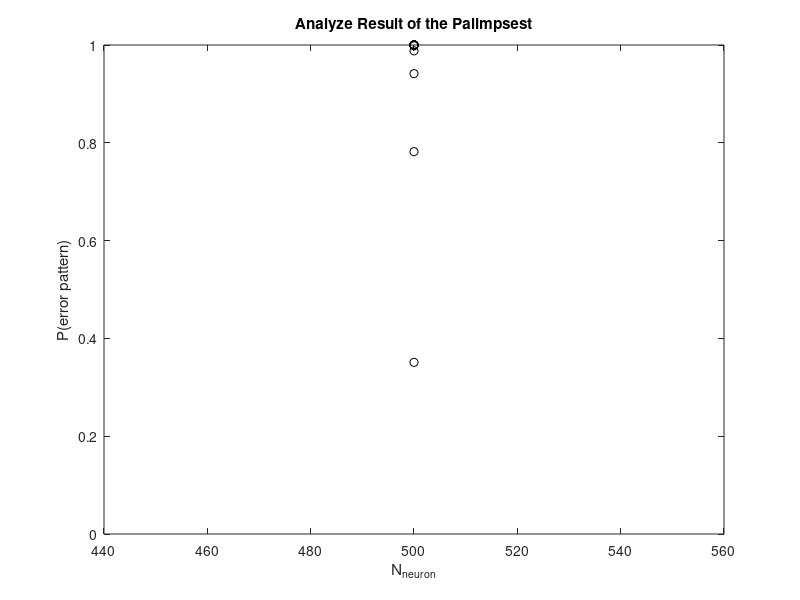
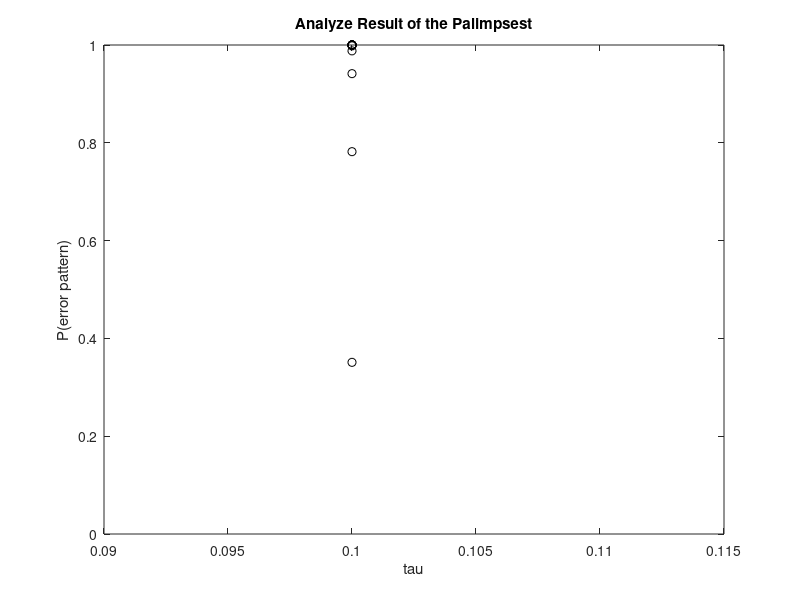
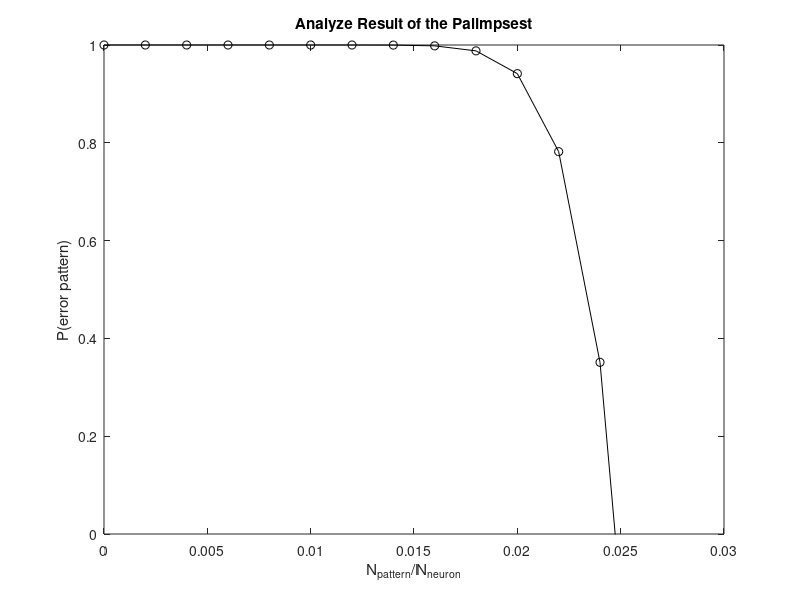

Recreate these plots in MATLAB, in order.
clc;clear;close all;

% paras
N = 500;
P = 0:1:15;
tau = 0.1;

% calculate
P_error_pattern = 1 - 1/2*N.*(1-erf(sqrt(N*tau)./exp(P*tau)));

% plot
figure;
plot(N,P_error_pattern,'black-o');
xlabel("N_{neuron}");
ylabel("P(error pattern)");
title("Analyze Result of the Palimpsest");
ylim([0 1]);

% plot
figure;
plot(tau,P_error_pattern,'black-o');
xlabel("tau");
ylabel("P(error pattern)");
title("Analyze Result of the Palimpsest");
ylim([0 1]);

% plot
figure;
plot(P/N,P_error_pattern,'black-o');
xlabel("N_{pattern}/N_{neuron}");
ylabel("P(error pattern)");
title("Analyze Result of the Palimpsest");
ylim([0 1]);